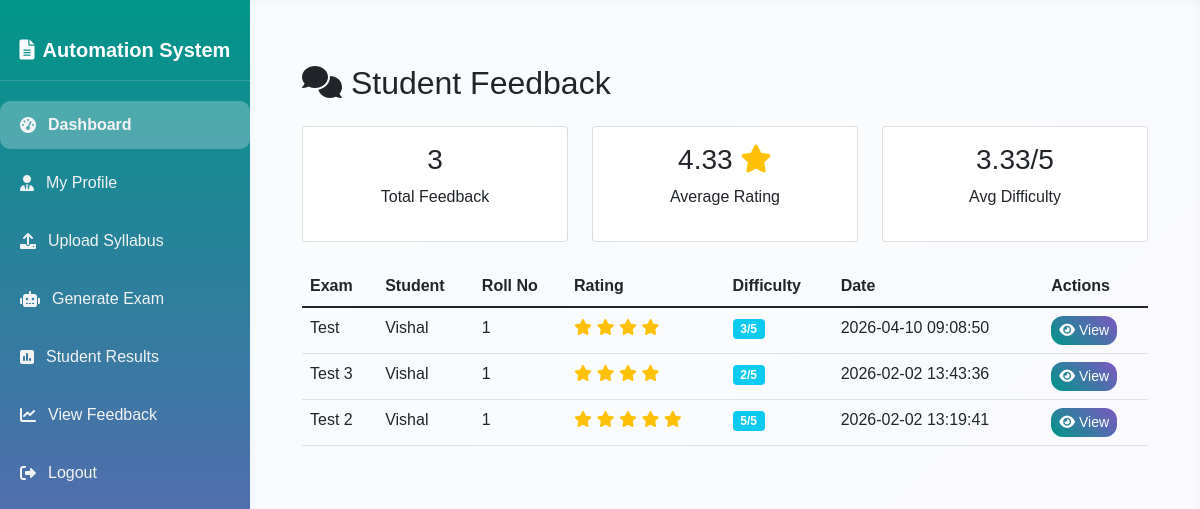
Page /teacher/view_feedback (signed in) on the committed database.
### tables this page shows
CREATE TABLE exam_feedback (
        id INTEGER PRIMARY KEY AUTOINCREMENT,
        student_id INTEGER NOT NULL,
        exam_id INTEGER NOT NULL,
        rating INTEGER CHECK(rating >= 1 AND rating <= 5),
        difficulty_rating INTEGER CHECK(difficulty_rating >= 1 AND difficulty_rating <= 5),
        feedback_text TEXT NOT NULL,
        suggestions TEXT,
        submitted_at TIMESTAMP DEFAULT CURRENT_TIMESTAMP,
        updated_at TIMESTAMP DEFAULT CURRENT_TIMESTAMP,
        FOREIGN KEY (student_id) REFERENCES student_profile (id) ON DELETE CASCADE,
        FOREIGN KEY (exam_id) REFERENCES exams (id) ON DELETE CASCADE,
        UNIQUE(student_id, exam_id)
    );

CREATE TABLE exams (
        id INTEGER PRIMARY KEY AUTOINCREMENT,
        exam_title TEXT NOT NULL,
        subject_id INTEGER NOT NULL,
        class_id INTEGER NOT NULL,
        syllabus_id INTEGER,
        created_by INTEGER NOT NULL,
        difficulty_level TEXT DEFAULT 'Medium' CHECK(difficulty_level IN ('Easy', 'Medium', 'Hard')),
        total_marks INTEGER DEFAULT 0,
        duration_minutes INTEGER DEFAULT 60,
        start_date DATETIME,
        end_date DATETIME,
        status TEXT DEFAULT 'Draft' CHECK(status IN ('Draft', 'In Review', 'Approved', 'Published', 'Completed', 'Archived')),
        ai_generated BOOLEAN DEFAULT 0,
        created_at TIMESTAMP DEFAULT CURRENT_TIMESTAMP,
        approved_at TIMESTAMP,
        FOREIGN KEY (subject_id) REFERENCES subjects (id),
        FOREIGN KEY (class_id) REFERENCES classes (id),
        FOREIGN KEY (syllabus_id) REFERENCES syllabus (id),
        FOREIGN KEY (created_by) REFERENCES users (id)
    );

CREATE TABLE users (
        id INTEGER PRIMARY KEY AUTOINCREMENT,
        full_name TEXT NOT NULL,
        email TEXT UNIQUE NOT NULL,
        password_hash TEXT NOT NULL,
        role TEXT CHECK(role IN ('Admin', 'Teacher', 'Student')) NOT NULL,
        status TEXT DEFAULT 'Active',
        created_at TIMESTAMP DEFAULT CURRENT_TIMESTAMP
    );

CREATE TABLE student_profile (
        id INTEGER PRIMARY KEY AUTOINCREMENT,
        user_id INTEGER NOT NULL,
        roll_no TEXT,
        class_id INTEGER,
        FOREIGN KEY (user_id) REFERENCES users (id) ON DELETE CASCADE,
        FOREIGN KEY (class_id) REFERENCES classes (id)
    );

### app.py (the view)
@app.route('/teacher/view_feedback')
@login_required
@teacher_required
def view_feedback():
    conn = get_db_connection()
    feedbacks = conn.execute('''
        SELECT
            ef.*,
            e.exam_title,
            e.id as exam_id,
            s.subject_name,
            c.class_name,
            u.full_name as student_name,
            sp.roll_no
        FROM exam_feedback ef
        JOIN exams e ON ef.exam_id = e.id
        JOIN student_profile sp ON ef.student_id = sp.id
        JOIN users u ON sp.user_id = u.id
        JOIN subjects s ON e.subject_id = s.id
        JOIN classes c ON e.class_id = c.id
        WHERE e.created_by = ?
        ORDER BY ef.submitted_at DESC
    ''', (session['user_id'],)).fetchall()
    stats = conn.execute('''
        SELECT
            COUNT(*) as total_feedback,
            AVG(ef.rating) as avg_rating,
            AVG(ef.difficulty_rating) as avg_difficulty
        FROM exam_feedback ef
        JOIN exams e ON ef.exam_id = e.id
        WHERE e.created_by = ?
    ''', (session['user_id'],)).fetchone()
    conn.close()
    return render_template('teacher/view_feedback.html',
                         feedbacks=feedbacks,
                         stats=stats)

### app.py (called while the page is built)
def get_db_connection():
    conn = sqlite3.connect(DB_PATH, timeout=30)
    conn.row_factory = sqlite3.Row
    conn.execute('PRAGMA foreign_keys = ON;')
    conn.execute('PRAGMA journal_mode=WAL;')
    return conn

def login_required(f):
    @wraps(f)
    def decorated_function(*args, **kwargs):
        if 'user_id' not in session:
            flash('Please login to access this page.', 'warning')
            return redirect(url_for('login'))
        return f(*args, **kwargs)
    return decorated_function

def teacher_required(f):
    @wraps(f)
    def decorated_function(*args, **kwargs):
        if 'user_id' not in session or session.get('role') != 'Teacher':
            flash('Teacher access required.', 'danger')
            return redirect(url_for('dashboard'))
        return f(*args, **kwargs)
    return decorated_function

### templates/teacher/view_feedback.html (shortened to what this page needs)
{% extends 'base.html' %}
{% block content %}
<div class="container mt-4">
    <h2><i class="fas fa-comments"></i> Student Feedback</h2>
    <div class="row mt-4">
        <div class="col-md-4">
            <div class="card text-center">
                <div class="card-body">
                    <h3>{{ stats.total_feedback or 0 }}</h3>
                    <p>Total Feedback</p>
                </div>
            </div>
        </div>
        <div class="col-md-4">
            <div class="card text-center">
                <div class="card-body">
                    <h3>{{ "%.2f"|format(stats.avg_rating or 0) }} <i class="fas fa-star text-warning"></i></h3>
                    <p>Average Rating</p>
                </div>
            </div>
        </div>
        <div class="col-md-4">
            <div class="card text-center">
                <div class="card-body">
                    <h3>{{ "%.2f"|format(stats.avg_difficulty or 0) }}/5</h3>
                    <p>Avg Difficulty</p>
                </div>
            </div>
        </div>
    </div>
    {% if feedbacks %}
    <div class="table-responsive mt-4">
        <table class="table table-hover">
            <thead>
                <tr>
                    <th>Exam</th>
                    <th>Student</th>
                    <th>Roll No</th>
                    <th>Rating</th>
                    <th>Difficulty</th>
                    <th>Date</th>
                    <th>Actions</th>
                </tr>
            </thead>
            <tbody>
                {% for fb in feedbacks %}
                <tr>
                    <td>{{ fb.exam_title }}</td>
                    <td>{{ fb.student_name }}</td>
                    <td>{{ fb.roll_no }}</td>
                    <td>
                        {% for i in range(fb.rating) %}
                        <i class="fas fa-star text-warning"></i>
                        {% endfor %}
                    </td>
                    <td><span class="badge bg-info">{{ fb.difficulty_rating }}/5</span></td>
                    <td>{{ fb.submitted_at }}</td>
                    <td>
                        <button class="btn btn-sm btn-primary" data-bs-toggle="modal" data-bs-target="#feedbackModal{{ fb.id }}">
                            <i class="fas fa-eye"></i> View
                        </button>
                    </td>
                </tr>
                {% endfor %}
            </tbody>
        </table>
    </div>
    {% else %}
    <div class="alert alert-info mt-4">
        <i class="fas fa-info-circle"></i> No feedback received yet.
    </div>
    {% endif %}
</div>
{% endblock %}

### templates/base.html (style rules this page uses)
body { font-family: 'Poppins', sans-serif; background: linear-gradient(135deg, #e0f7fa 0%, #ede7f6 100%); min-height: 100vh; margin: 0; display: flex; }
.btn-primary { background: linear-gradient(45deg, #009688, #7e57c2); border: none; border-radius: 12px; }

### rows in the picture
exam_feedback: exam_title "Test", student_name "Vishal", roll_no "1", rating 4 (drawn), difficulty_rating "3", submitted_at "2026-04-10 09:08:50"
exam_feedback: exam_title "Test 3", student_name "Vishal", roll_no "1", rating 4 (drawn), difficulty_rating "2", submitted_at "2026-02-02 13:43:36"
exam_feedback: exam_title "Test 2", student_name "Vishal", roll_no "1", rating 5 (drawn), difficulty_rating "5", submitted_at "2026-02-02 13:19:41"

### other values in the picture
{{ stats.total_feedback or 0 }} "3"
{{ "%.2f"|format(stats.avg_rating or 0) }} "4.33"
{{ "%.2f"|format(stats.avg_difficulty or 0) }} "3.33"
